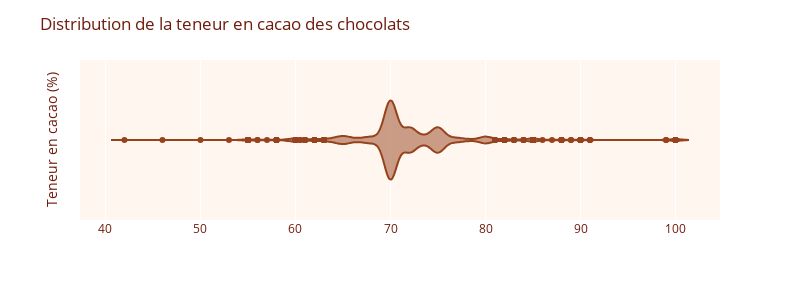

Notebook cell for this chart:
### Markdown cell above
#### Répartition de la teneur en cacao des chocolats évalués

### Code cell
# Afficher la distribution de la teneur en cacao avec un boxplot
fig = px.violin(df, x='cocoa_percent', color_discrete_sequence=['#96421D'])

fig.update_layout(
    title="Distribution de la teneur en cacao des chocolats",
    yaxis_title="Teneur en cacao (%)",
    xaxis_title=None, # Masquer le titre de l'axe x
    plot_bgcolor=background_color,
    font_color=text_color,
    width=800, height=300
)
fig.show()

### Figure 1 — Plotly figure (JSON) as saved in the notebook; plotly's stock layout.template omitted (floating-point values rounded to 4 significant figures; data arrays with more than 128 entries replaced by an {"elided": "..."} marker saying what was removed)
{"data": [{"alignmentgroup": "True", "box": {"visible": false}, "hovertemplate": "cocoa_percent=%{x}<extra></extra>", "legendgroup": "", "marker": {"color": "#96421D"}, "name": "", "offsetgroup": "", "orientation": "h", "scalegroup": "True", "showlegend": false, "type": "violin", "x": {"elided": "2530 float values"}, "x0": " ", "xaxis": "x", "y0": " ", "yaxis": "y"}], "layout": {"font": {"color": "#6f1c0e"}, "height": 300, "legend": {"tracegroupgap": 0}, "margin": {"t": 60}, "plot_bgcolor": "#fff7ef", "title": {"text": "Distribution de la teneur en cacao des chocolats"}, "violinmode": "group", "width": 800, "xaxis": {"anchor": "y", "domain": [0, 1], "title": {}}, "yaxis": {"anchor": "x", "domain": [0, 1], "title": {"text": "Teneur en cacao (%)"}}}}
